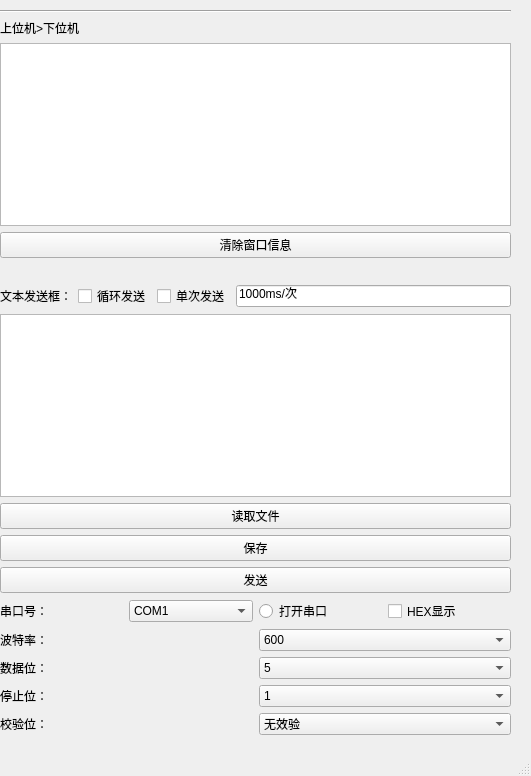
<?xml version="1.0" encoding="UTF-8"?>
<ui version="4.0">
 <class>MainWindow</class>
 <widget class="QMainWindow" name="MainWindow">
  <property name="geometry">
   <rect>
    <x>0</x>
    <y>0</y>
    <width>531</width>
    <height>776</height>
   </rect>
  </property>
  <property name="windowTitle">
   <string>MainWindow</string>
  </property>
  <widget class="QWidget" name="centralwidget">
   <widget class="QWidget" name="">
    <property name="geometry">
     <rect>
      <x>0</x>
      <y>10</y>
      <width>511</width>
      <height>725</height>
     </rect>
    </property>
    <layout class="QVBoxLayout" name="verticalLayout_6">
     <item>
      <widget class="Line" name="line">
       <property name="orientation">
        <enum>Qt::Horizontal</enum>
       </property>
      </widget>
     </item>
     <item>
      <layout class="QVBoxLayout" name="verticalLayout_5">
       <item>
        <widget class="QLabel" name="label_14">
         <property name="text">
          <string>上位机&gt;下位机</string>
         </property>
        </widget>
       </item>
       <item>
        <widget class="QPlainTextEdit" name="plainTextEdit_2"/>
       </item>
       <item>
        <widget class="QPushButton" name="pushButton_7">
         <property name="text">
          <string>清除窗口信息</string>
         </property>
        </widget>
       </item>
      </layout>
     </item>
     <item>
      <layout class="QVBoxLayout" name="verticalLayout_4">
       <item>
        <widget class="QLabel" name="label_15">
         <property name="text">
          <string/>
         </property>
        </widget>
       </item>
       <item>
        <layout class="QHBoxLayout" name="horizontalLayout_2">
         <item>
          <widget class="QLabel" name="label_11">
           <property name="text">
            <string>文本发送框：</string>
           </property>
          </widget>
         </item>
         <item>
          <widget class="QCheckBox" name="checkBox_4">
           <property name="text">
            <string>循环发送</string>
           </property>
          </widget>
         </item>
         <item>
          <widget class="QCheckBox" name="checkBox_5">
           <property name="text">
            <string>单次发送</string>
           </property>
          </widget>
         </item>
         <item>
          <widget class="QLineEdit" name="lineEdit_2">
           <property name="text">
            <string>1000ms/次</string>
           </property>
          </widget>
         </item>
        </layout>
       </item>
       <item>
        <layout class="QVBoxLayout" name="verticalLayout_3">
         <property name="leftMargin">
          <number>0</number>
         </property>
         <property name="topMargin">
          <number>0</number>
         </property>
         <property name="rightMargin">
          <number>0</number>
         </property>
         <property name="bottomMargin">
          <number>0</number>
         </property>
         <item>
          <widget class="QTextEdit" name="textEdit_3"/>
         </item>
         <item>
          <widget class="QPushButton" name="pushButton_4">
           <property name="text">
            <string>读取文件</string>
           </property>
           <property name="checkable">
            <bool>false</bool>
           </property>
          </widget>
         </item>
         <item>
          <widget class="QPushButton" name="pushButton_6">
           <property name="text">
            <string>保存</string>
           </property>
          </widget>
         </item>
         <item>
          <widget class="QPushButton" name="pushButton_8">
           <property name="text">
            <string>发送</string>
           </property>
          </widget>
         </item>
        </layout>
       </item>
       <item>
        <layout class="QHBoxLayout" name="horizontalLayout">
         <item>
          <widget class="QLabel" name="label_18">
           <property name="text">
            <string>串口号：</string>
           </property>
          </widget>
         </item>
         <item>
          <widget class="QComboBox" name="comboBox_8">
           <item>
            <property name="text">
             <string>COM1</string>
            </property>
           </item>
           <item>
            <property name="text">
             <string>COM2</string>
            </property>
           </item>
           <item>
            <property name="text">
             <string>COM3</string>
            </property>
           </item>
           <item>
            <property name="text">
             <string>COM4</string>
            </property>
           </item>
           <item>
            <property name="text">
             <string>COM5</string>
            </property>
           </item>
           <item>
            <property name="text">
             <string>COM6</string>
            </property>
           </item>
           <item>
            <property name="text">
             <string>COM7</string>
            </property>
           </item>
           <item>
            <property name="text">
             <string>COM8</string>
            </property>
           </item>
           <item>
            <property name="text">
             <string>COM9</string>
            </property>
           </item>
           <item>
            <property name="text">
             <string>COM10</string>
            </property>
           </item>
          </widget>
         </item>
         <item>
          <widget class="QRadioButton" name="radioButton_2">
           <property name="text">
            <string>打开串口</string>
           </property>
          </widget>
         </item>
         <item>
          <widget class="QCheckBox" name="checkBox_6">
           <property name="text">
            <string>HEX显示</string>
           </property>
          </widget>
         </item>
        </layout>
       </item>
       <item>
        <layout class="QHBoxLayout" name="horizontalLayout_3">
         <item>
          <layout class="QVBoxLayout" name="verticalLayout">
           <item>
            <widget class="QLabel" name="label_12">
             <property name="text">
              <string>波特率：</string>
             </property>
            </widget>
           </item>
           <item>
            <widget class="QLabel" name="label_13">
             <property name="text">
              <string>数据位：</string>
             </property>
            </widget>
           </item>
           <item>
            <widget class="QLabel" name="label_17">
             <property name="text">
              <string>停止位：</string>
             </property>
            </widget>
           </item>
           <item>
            <widget class="QLabel" name="label_16">
             <property name="text">
              <string>校验位：</string>
             </property>
            </widget>
           </item>
          </layout>
         </item>
         <item>
          <layout class="QVBoxLayout" name="verticalLayout_2">
           <item>
            <widget class="QComboBox" name="comboBox_9">
             <item>
              <property name="text">
               <string>600</string>
              </property>
             </item>
             <item>
              <property name="text">
               <string>1200</string>
              </property>
             </item>
             <item>
              <property name="text">
               <string>2400</string>
              </property>
             </item>
             <item>
              <property name="text">
               <string>4800</string>
              </property>
             </item>
             <item>
              <property name="text">
               <string>9600</string>
              </property>
             </item>
             <item>
              <property name="text">
               <string>14400</string>
              </property>
             </item>
             <item>
              <property name="text">
               <string>19200</string>
              </property>
             </item>
             <item>
              <property name="text">
               <string>28800</string>
              </property>
             </item>
             <item>
              <property name="text">
               <string>38400</string>
              </property>
             </item>
             <item>
              <property name="text">
               <string>57600</string>
              </property>
             </item>
             <item>
              <property name="text">
               <string>115200</string>
              </property>
             </item>
             <item>
              <property name="text">
               <string>230400</string>
              </property>
             </item>
             <item>
              <property name="text">
               <string>460800</string>
              </property>
             </item>
            </widget>
           </item>
           <item>
            <widget class="QComboBox" name="comboBox_7">
             <item>
              <property name="text">
               <string>5</string>
              </property>
             </item>
             <item>
              <property name="text">
               <string>6</string>
              </property>
             </item>
             <item>
              <property name="text">
               <string>7</string>
              </property>
             </item>
             <item>
              <property name="text">
               <string>8</string>
              </property>
             </item>
            </widget>
           </item>
           <item>
            <widget class="QComboBox" name="comboBox_6">
             <item>
              <property name="text">
               <string>1</string>
              </property>
             </item>
             <item>
              <property name="text">
               <string>1.5</string>
              </property>
             </item>
             <item>
              <property name="text">
               <string>2</string>
              </property>
             </item>
            </widget>
           </item>
           <item>
            <widget class="QComboBox" name="comboBox_10">
             <item>
              <property name="text">
               <string>无效验</string>
              </property>
             </item>
             <item>
              <property name="text">
               <string>奇校验</string>
              </property>
             </item>
             <item>
              <property name="text">
               <string>偶校验</string>
              </property>
             </item>
            </widget>
           </item>
          </layout>
         </item>
        </layout>
       </item>
      </layout>
     </item>
    </layout>
   </widget>
  </widget>
  <widget class="QMenuBar" name="menubar">
   <property name="geometry">
    <rect>
     <x>0</x>
     <y>0</y>
     <width>531</width>
     <height>23</height>
    </rect>
   </property>
  </widget>
  <widget class="QStatusBar" name="statusbar"/>
 </widget>
 <resources/>
 <connections>
  <connection>
   <sender>pushButton_4</sender>
   <signal>clicked()</signal>
   <receiver>MainWindow</receiver>
   <slot>read()</slot>
   <hints>
    <hint type="sourcelabel">
     <x>397</x>
     <y>544</y>
    </hint>
    <hint type="destinationlabel">
     <x>439</x>
     <y>487</y>
    </hint>
   </hints>
  </connection>
 </connections>
 <slots>
  <slot>read()</slot>
 </slots>
</ui>
